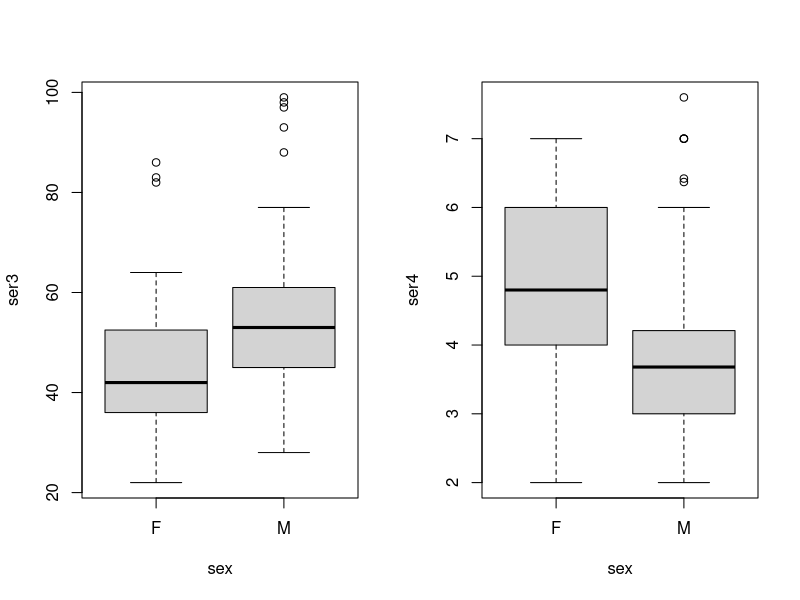

Write R code to recreate this figure. (Note: this script raises an error after producing the figure.)
### TP6 - Selection de variables
### Code R pour commencer

# Question 1
diabetes1 <- read.table(file="diabetes1.txt")
# A compléter...

# Question 3
# Analyse du lien entre ser3 et sex, puis entre ser4 et sex
par(mfrow=c(1,2))
boxplot(ser3~sex,data=diabetes1,xlab="sex",ylab="ser3")
boxplot(ser4~sex,data=diabetes1,xlab="sex",ylab="ser4")

# Corrélations entre les variables, y compris sex
round(cor(diabetes1),2)

# A compléter

# Question 5
# A compléter


####################

### Question 6: recherche exhaustive
# Eventuellement si pas déjà installé:
# install.packages("leaps")
library(leaps)

## Ajuste tous les modeles possibles,
## avec jusqu'a 11 covariables (nvmax),
## en ne retenant que les 2 meilleurs (nbest) pour chaque nombre de covariables,
## en forcant l'utilisation d'un intercept (intercept=TRUE).
rech.ex2<-regsubsets(prog~.,data=diabetes1,nvmax=11,nbest=2,intercept=TRUE,method="exhaustive")
summary(rech.ex2)

# Demandez-vous pourquoi est-ce que le choix du "meilleur" modèle ne
# dépend pas du critère de sélection... En d'autres termes, comment se
# fait-il que peu importe le critère choisi, le "meilleur" modèle retenu
# est le même ? (cf Question 6a)

## Idem avec le meilleur (nbest=1)
rech.ex1<-regsubsets(prog~.,data=diabetes1,nvmax=11,nbest=1,intercept=TRUE,method="exhaustive")

## 6a.  Visualisation des meilleurs modeles (1 par dimension), classes selon la valeur du R^2
plot(rech.ex1,scale="r2")
## Autres options possibles pour 'scale': adjr2", "Cp" et "BIC"

sum.rech.ex1 <- summary(rech.ex1)
str(sum.rech.ex1)## permet de visualiser la structure de l'objet sum.rech.ex2

nb.param1<-as.numeric(rownames(sum.rech.ex1$which))## nombre de parametres de la liste des modeles choisis
sum.rech.ex1$rss  ## valeur de la SCR pour la liste des modeles choisis
sum.rech.ex1$cp   ## valeur du critere Cp pour la liste des modeles choisis
sum.rech.ex1$bic  ## valeur du critere BIC pour la liste des modeles choisis
sum.rech.ex1$adjr2## valeur du R_a^2 pour la liste des modeles choisis


# A compléter

## 6b. Le resultat de la commande summary contient des informations interessantes

## Idem avec les 500 meilleurs (nbest=500)
## l'option "really.big=TRUE" precise qu'il y a beaucoup (trop) de modeles pour les enumerer simplement
rech.ex500<-regsubsets(prog~.,data=diabetes1,nvmax=11,nbest=500,intercept=TRUE,method="exhaustive",really.big=TRUE)

# Quelques plots intéressants
plot(nb.param1,log(sum.rech.ex1$rss),type="p",pch=20, col="gray",cex=0.7,xlab="Nombre de parametres",ylab="log(SCR)")
# A compléter...

## 6c.

#### Quelques commandes qui peuvent être utiles
## Et on peut acceder aux coefficients de n'importe lequel des modeles de la liste (icie, le 5e)
coef(rech.ex1,5) 
## On peut aussi visualiser les covariables retenues dans un modele de la liste (ici, le 7eme)
sum.rech.ex1$which[7,]
## Et l'utiliser pour ajuster ce modele
modele<-lm(prog~.,data=diabetes1[,sum.rech.ex1$which[7,]])

#### Retour à la question
## Quel est le modèle sélectionné si on choisit comme critère le R^2 ajusté ?
indRa2<-which.max(sum.rech.ex1$adjr2)
modele.Ra2<-lm(prog~., data=diabetes1[,sum.rech.ex1$which[indRa2,]])
modele.Ra2$rank
summary(modele.Ra2)
plot(modele.Ra2)

# A compléter


##### REMARQUE
##### la recherche exhaustive peut etre très lourde car le nombre
##### de modèles possible est potentiellement grand: ici 2^10 = 1024
##### modèles possibles. C'est pour cela que dès que le nombre de
##### variables devient important, une recherce exhaustive n'est pas
##### raisonnable. Dans ce cas, on utilise d'autres algorithmes.
##### Une possibilité est d'utiliser des algorithmes "greedy",
##### dont quelques exemples sont donnés dans les questions suivantes.

###### Question 7: 

## Pour retirer une variable dans le modele complet,
## on peut utiliser une formule comme celle-ci:
lm(prog~.-ser3,data=diabetes1)


###### Question 8: recherche stepwise

## Premiere methode: avec regsubsets
rech.forward<-regsubsets(prog~.,data=diabetes1,method="forward",nvmax=11,nbest=1,intercept=TRUE)


###### Question 9: erreur de prevision

diabetes2 <- read.table(file="diabetes2.txt")

y.test<-diabetes2$prog

## Calcul de l'erreur de prevision moyenne avec le modele "nul"
err.nul<-mean((y.test - predict(nul, diabetes2))^2)
